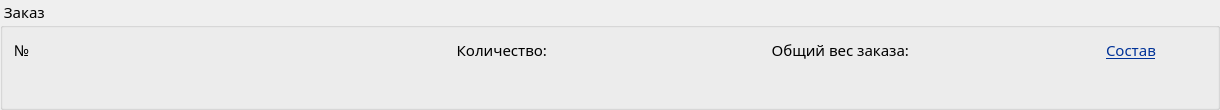
    <widget class="QGroupBox" name="order_groupBox">
     <property name="sizePolicy">
      <sizepolicy hsizetype="Expanding" vsizetype="Fixed">
       <horstretch>0</horstretch>
       <verstretch>0</verstretch>
      </sizepolicy>
     </property>
     <property name="minimumSize">
      <size>
       <width>1220</width>
       <height>110</height>
      </size>
     </property>
     <property name="maximumSize">
      <size>
       <width>10000</width>
       <height>110</height>
      </size>
     </property>
     <property name="font">
      <font>
       <family>Amazon Ember Medium</family>
       <pointsize>11</pointsize>
       <stylestrategy>PreferAntialias</stylestrategy>
       <kerning>false</kerning>
      </font>
     </property>
     <property name="layoutDirection">
      <enum>Qt::LeftToRight</enum>
     </property>
     <property name="styleSheet">
      <string notr="true"/>
     </property>
     <property name="title">
      <string> Заказ </string>
     </property>
     <property name="alignment">
      <set>Qt::AlignLeading|Qt::AlignLeft|Qt::AlignTop</set>
     </property>
     <property name="flat">
      <bool>false</bool>
     </property>
     <property name="checkable">
      <bool>false</bool>
     </property>
     <layout class="QGridLayout" name="gridLayout">
      <item row="0" column="0">
       <layout class="QFormLayout" name="formLayout_5">
        <item row="0" column="0">
         <widget class="QLabel" name="label">
          <property name="minimumSize">
           <size>
            <width>21</width>
            <height>0</height>
           </size>
          </property>
          <property name="maximumSize">
           <size>
            <width>30</width>
            <height>16777215</height>
           </size>
          </property>
          <property name="font">
           <font>
            <family>Amazon Ember Display</family>
            <pointsize>11</pointsize>
            <weight>50</weight>
            <bold>false</bold>
            <stylestrategy>PreferAntialias</stylestrategy>
            <kerning>false</kerning>
           </font>
          </property>
          <property name="text">
           <string>№</string>
          </property>
         </widget>
        </item>
        <item row="0" column="1">
         <widget class="QLabel" name="order_no_label">
          <property name="minimumSize">
           <size>
            <width>270</width>
            <height>0</height>
           </size>
          </property>
          <property name="maximumSize">
           <size>
            <width>300</width>
            <height>16777215</height>
           </size>
          </property>
          <property name="font">
           <font>
            <family>Amazon Ember Display</family>
            <pointsize>11</pointsize>
            <stylestrategy>PreferAntialias</stylestrategy>
            <kerning>false</kerning>
           </font>
          </property>
          <property name="text">
           <string/>
          </property>
         </widget>
        </item>
       </layout>
      </item>
      <item row="0" column="1">
       <widget class="QLabel" name="label_4">
        <property name="minimumSize">
         <size>
          <width>120</width>
          <height>0</height>
         </size>
        </property>
        <property name="maximumSize">
         <size>
          <width>130</width>
          <height>16777215</height>
         </size>
        </property>
        <property name="font">
         <font>
          <family>Amazon Ember Display</family>
          <pointsize>11</pointsize>
          <stylestrategy>PreferAntialias</stylestrategy>
          <kerning>false</kerning>
         </font>
        </property>
        <property name="text">
         <string>Количество:</string>
        </property>
        <property name="alignment">
         <set>Qt::AlignRight|Qt::AlignTrailing|Qt::AlignVCenter</set>
        </property>
       </widget>
      </item>
      <item row="0" column="2">
       <widget class="QLabel" name="quantity_label">
        <property name="minimumSize">
         <size>
          <width>160</width>
          <height>0</height>
         </size>
        </property>
        <property name="maximumSize">
         <size>
          <width>200</width>
          <height>16777215</height>
         </size>
        </property>
        <property name="font">
         <font>
          <family>Amazon Ember Display</family>
          <pointsize>11</pointsize>
          <stylestrategy>PreferAntialias</stylestrategy>
          <kerning>false</kerning>
         </font>
        </property>
        <property name="text">
         <string/>
        </property>
       </widget>
      </item>
      <item row="0" column="3">
       <widget class="QLabel" name="label_6">
        <property name="minimumSize">
         <size>
          <width>150</width>
          <height>0</height>
         </size>
        </property>
        <property name="maximumSize">
         <size>
          <width>150</width>
          <height>16777215</height>
         </size>
        </property>
        <property name="font">
         <font>
          <family>Amazon Ember Display</family>
          <pointsize>11</pointsize>
          <stylestrategy>PreferAntialias</stylestrategy>
          <kerning>false</kerning>
         </font>
        </property>
        <property name="text">
         <string>Общий вес заказа:</string>
        </property>
        <property name="alignment">
         <set>Qt::AlignRight|Qt::AlignTrailing|Qt::AlignVCenter</set>
        </property>
       </widget>
      </item>
      <item row="0" column="4">
       <widget class="QLabel" name="order_weight_label">
        <property name="minimumSize">
         <size>
          <width>185</width>
          <height>0</height>
         </size>
        </property>
        <property name="maximumSize">
         <size>
          <width>185</width>
          <height>16777215</height>
         </size>
        </property>
        <property name="font">
         <font>
          <family>Amazon Ember Display</family>
          <pointsize>11</pointsize>
          <stylestrategy>PreferAntialias</stylestrategy>
          <kerning>false</kerning>
         </font>
        </property>
        <property name="text">
         <string/>
        </property>
       </widget>
      </item>
      <item row="0" column="5">
       <widget class="QLabel" name="composition_label">
        <property name="minimumSize">
         <size>
          <width>90</width>
          <height>0</height>
         </size>
        </property>
        <property name="maximumSize">
         <size>
          <width>100</width>
          <height>16777215</height>
         </size>
        </property>
        <property name="palette">
         <palette>
          <active>
           <colorrole role="WindowText">
            <brush brushstyle="SolidPattern">
             <color alpha="255">
              <red>0</red>
              <green>50</green>
              <blue>152</blue>
             </color>
            </brush>
           </colorrole>
          </active>
          <inactive>
           <colorrole role="WindowText">
            <brush brushstyle="SolidPattern">
             <color alpha="255">
              <red>0</red>
              <green>50</green>
              <blue>152</blue>
             </color>
            </brush>
           </colorrole>
          </inactive>
          <disabled>
           <colorrole role="WindowText">
            <brush brushstyle="SolidPattern">
             <color alpha="255">
              <red>120</red>
              <green>120</green>
              <blue>120</blue>
             </color>
            </brush>
           </colorrole>
          </disabled>
         </palette>
        </property>
        <property name="font">
         <font>
          <family>Amazon Ember Display</family>
          <pointsize>11</pointsize>
          <underline>true</underline>
          <stylestrategy>PreferAntialias</stylestrategy>
          <kerning>false</kerning>
         </font>
        </property>
        <property name="text">
         <string>Состав</string>
        </property>
        <property name="alignment">
         <set>Qt::AlignLeading|Qt::AlignLeft|Qt::AlignVCenter</set>
        </property>
       </widget>
      </item>
      <item row="1" column="0" colspan="5">
       <widget class="QStackedWidget" name="stackedWidget">
        <property name="minimumSize">
         <size>
          <width>1000</width>
          <height>40</height>
         </size>
        </property>
        <property name="currentIndex">
         <number>0</number>
        </property>
        <widget class="QWidget" name="single">
         <widget class="QLabel" name="order_name_label">
          <property name="geometry">
           <rect>
            <x>0</x>
            <y>0</y>
            <width>1000</width>
            <height>31</height>
           </rect>
          </property>
          <property name="minimumSize">
           <size>
            <width>1000</width>
            <height>31</height>
           </size>
          </property>
          <property name="maximumSize">
           <size>
            <width>1000</width>
            <height>16777215</height>
           </size>
          </property>
          <property name="font">
           <font>
            <family>Segoe UI Black</family>
            <pointsize>14</pointsize>
            <weight>50</weight>
            <bold>false</bold>
            <stylestrategy>PreferAntialias</stylestrategy>
            <kerning>false</kerning>
           </font>
          </property>
          <property name="text">
           <string/>
          </property>
          <property name="alignment">
           <set>Qt::AlignLeading|Qt::AlignLeft|Qt::AlignVCenter</set>
          </property>
         </widget>
        </widget>
        <widget class="QWidget" name="multi">
         <widget class="QComboBox" name="name_comboBox">
          <property name="geometry">
           <rect>
            <x>0</x>
            <y>0</y>
            <width>800</width>
            <height>31</height>
           </rect>
          </property>
          <property name="minimumSize">
           <size>
            <width>800</width>
            <height>20</height>
           </size>
          </property>
          <property name="maximumSize">
           <size>
            <width>800</width>
            <height>16777215</height>
           </size>
          </property>
          <property name="font">
           <font>
            <family>Segoe UI Black</family>
            <pointsize>14</pointsize>
            <stylestrategy>PreferAntialias</stylestrategy>
            <kerning>false</kerning>
           </font>
          </property>
         </widget>
        </widget>
       </widget>
      </item>
     </layout>
    </widget>
